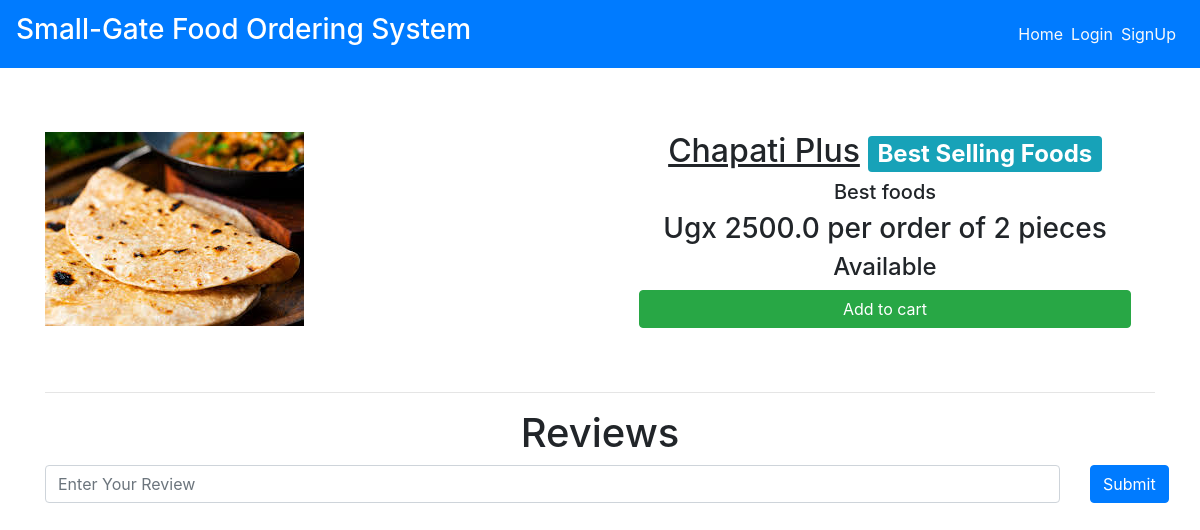
/dishes/Chapati_Plus, run on the app's committed database.
### main/models.py (models this page shows, shortened)
class Item(models.Model):
    LABELS = (
        ('Best Selling Foods', 'Best Selling Foods'),
        ('New Food', 'New Food'),
        ('Spicy Foods🔥', 'Spicy Foods🔥'),
    )
    LABEL_COLOUR = (
        ('danger', 'danger'),
        ('success', 'success'),
        ('primary', 'primary'),
        ('info', 'info'),
        ('warning', 'warning'),
    )
    title = models.CharField(max_length=150)
    description = models.CharField(max_length=250,blank=True)
    price = models.FloatField()
    pieces = models.IntegerField(default=6)
    instructions = models.CharField(max_length=250,default="Available")
    image = models.ImageField(default='default.png', upload_to='images/')
    labels = models.CharField(max_length=25, choices=LABELS, blank=True)
    label_colour = models.CharField(max_length=15, choices=LABEL_COLOUR, blank=True)
    slug = models.SlugField(default="foods")
    created_by = models.ForeignKey(User, on_delete=models.CASCADE)

### main/views.py (the view)
# urls.py: path('dishes/<slug>', views.menuDetail, name='dishes'),
def menuDetail(request, slug):
    item = Item.objects.filter(slug=slug).first()
    reviews = Reviews.objects.filter(rslug=slug).order_by('-id')[:7]
    context = {
        'item' : item,
        'reviews' : reviews,
    }
    return render(request, 'main/dishes.html', context)

### main/templates/main/dishes.html (shortened to what this page needs)
{% extends "main/layout.html" %}
{% block content %}
<div class="dishes">
  <main class="mt-3 pt-4 main">
    <div class="container dark-grey-text">
      <div class="row wow fadeIn">
        <div class="col-md-6 mb-4">
          <img src="{{ item.image.url }}" class="img-fluid mt-4" alt="">
        </div>
        <div class="col-md-6 mb-4 information">
          <div class="p-4 content">
            <div class="mt-0">
                <h2><u>{{ item.title }}</u><span class="badge badge-{{ item.label_colour }} ml-2">{{ item.labels }}</span></h2>
            </div>
            <div class="lead">
              {% if item.description %}
              <h5>{{ item.description }}</h5>
              {% endif %}
              <h3>Ugx {{ item.price }} per order of {{ item.pieces}} pieces</h3>
              <h4>{{ item.instructions }}</h4>
            </div>
            <a href="{% url 'main:add-to-cart' item.slug %}" class="btn btn-success btn-md my-0 p">Add to cart</a>
          </div>
        </div>
      </div>
      <hr>
    </div>
  </main>
  <div class="container">
    <h1 class="text-center">Reviews</h1>
    <form action="{% url 'main:add_reviews' %}" method="POST" class="mb-3">
      <div class="row">
        <div class="col-sm-11">
          <input type="text" name="review" class="form-control" placeholder="Enter Your Review">
        </div>
        <div class="col-sm-1">
          <button type="submit" class="btn btn-primary">Submit</button>
        </div>
      </div>
    </form>
  </div>
</div>
{% endblock content %}

### main/static/main/styles.css (style rules this page uses)
.dishes .main .container .row img { max-width: 540px; max-height: 450px; width: fit-content; }
.dishes .main .container .row .content { display: flex; flex-direction: column; text-align: center; justify-content: center; }
.dishes .main .container .row .information { display: flex; flex-direction: column; text-align: center; justify-content: center; }

### data on the page
Item: image (picture), title "Chapati Plus", labels "Best Selling Foods", description "Best foods", price "2500.0", pieces "2", instructions "Available"
